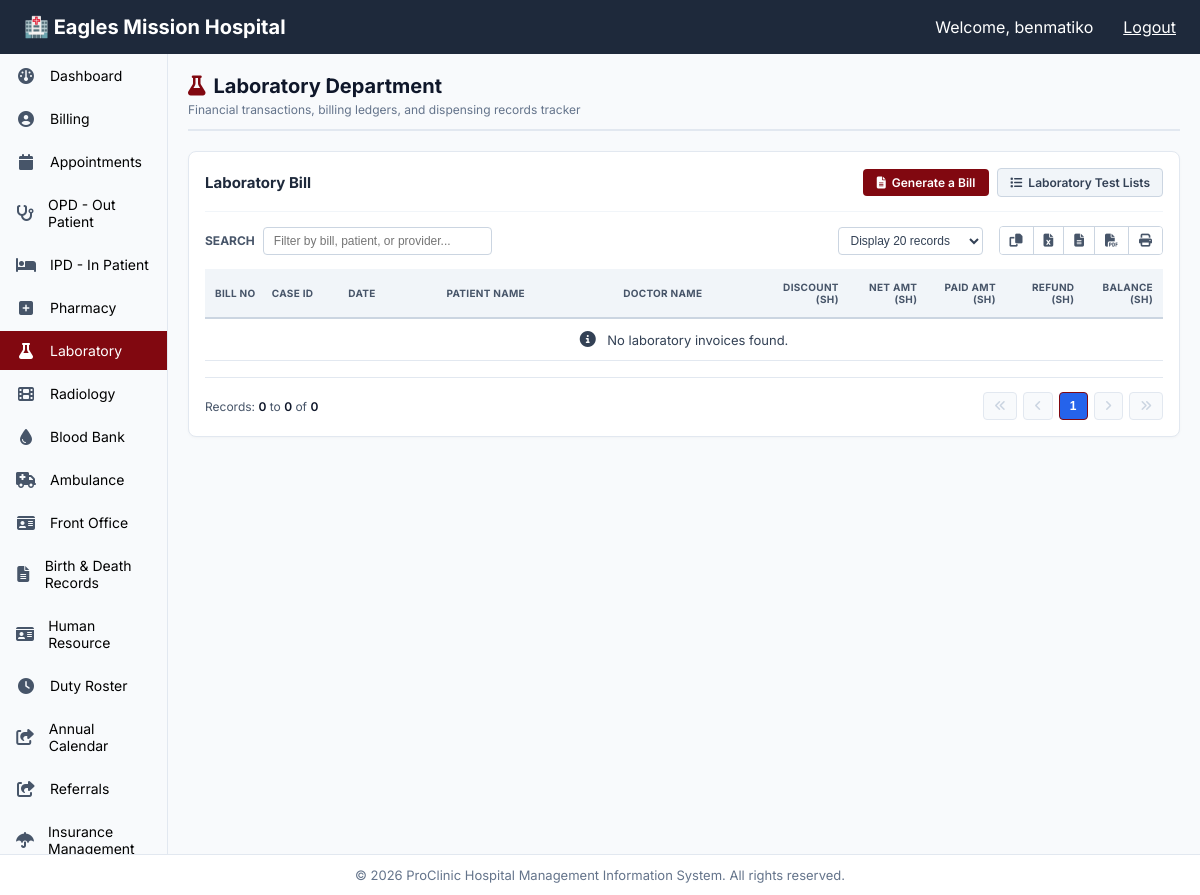
Page /laboratory/ (signed in) on the earlier database version.
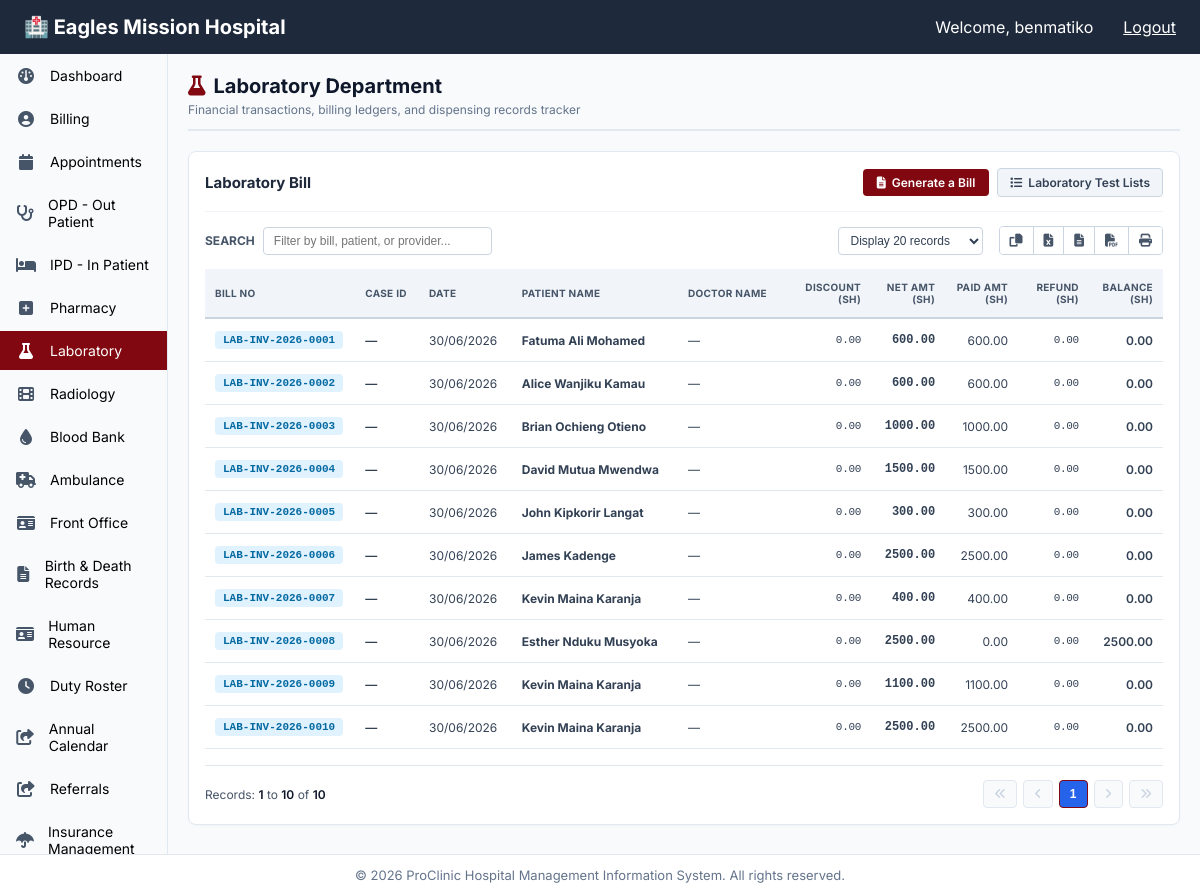
Same page on the later database version.
### laboratory/models.py (models this page shows, shortened)
class LaboratoryInvoice(models.Model):
    INVOICE_STATUS = [
        ('draft', 'Draft'),
        ('issued', 'Issued'),
        ('paid', 'Paid'),
        ('cancelled', 'Cancelled'),
    ]
    invoice_number = models.CharField(max_length=50, unique=True)
    patient = models.ForeignKey(Patient, on_delete=models.CASCADE, related_name='lab_invoices')
    visit = models.ForeignKey('opd.PatientVisit', on_delete=models.SET_NULL, null=True, blank=True)
    case_id = models.CharField(max_length=50, blank=True, null=True)        # ← NEW
    doctor_name = models.CharField(max_length=200, blank=True, null=True)   # ← NEW
    issue_date = models.DateTimeField(auto_now_add=True)
    due_date = models.DateTimeField(null=True, blank=True)
    subtotal = models.DecimalField(max_digits=15, decimal_places=2, default=0.00)
    discount_amount = models.DecimalField(max_digits=15, decimal_places=2, default=0.00)
    tax_amount = models.DecimalField(max_digits=15, decimal_places=2, default=0.00)
    total_amount = models.DecimalField(max_digits=15, decimal_places=2, default=0.00)
    amount_paid = models.DecimalField(max_digits=15, decimal_places=2, default=0.00)
    balance_due = models.DecimalField(max_digits=15, decimal_places=2, default=0.00)
    status = models.CharField(max_length=20, choices=INVOICE_STATUS, default='draft')
    notes = models.TextField(blank=True, null=True)
    created_by = models.ForeignKey(User, on_delete=models.SET_NULL, null=True, related_name='lab_invoices_created')
    created_at = models.DateTimeField(auto_now_add=True)
    updated_at = models.DateTimeField(auto_now=True)
    class Meta:
        ordering = ['-issue_date']

### patients/models.py (models this page shows, shortened)
class Patient(models.Model):
    GENDER_CHOICES = [
        ('', 'Select Gender'),
        ('Male', 'Male'),
        ('Female', 'Female'),
        ('Other', 'Other'),
    ]
    BLOOD_GROUP_CHOICES = [
        ('', 'Select Blood Group'),
        ('A+', 'A+'),
        ('A-', 'A-'),
        ('B+', 'B+'),
        ('B-', 'B-'),
        ('O+', 'O+'),
        ('O-', 'O-'),
        ('AB+', 'AB+'),
        ('AB-', 'AB-'),
    ]
    MARITAL_STATUS_CHOICES = [
        ('', 'Select Marital Status'),
        ('Single', 'Single'),
        ('Married', 'Married'),
        ('Divorced', 'Divorced'),
        ('Widowed', 'Widowed'),
    ]
    patient_number = models.CharField(max_length=50, unique=True, db_index=True)
    first_name = models.CharField(max_length=50)
    last_name = models.CharField(max_length=50)
    date_of_birth = models.DateField()
    gender = models.CharField(
        max_length=10,
        choices=GENDER_CHOICES,
        blank=True,
        null=True,
        verbose_name="Gender"
    )
    blood_group = models.CharField(
        max_length=3,
        choices=BLOOD_GROUP_CHOICES,
        blank=True,
        null=True,
        verbose_name="Blood Group"
    )
    marital_status = models.CharField(
        max_length=20,
        choices=MARITAL_STATUS_CHOICES,
        blank=True,
        null=True,
        verbose_name="Marital Status"
    )
    phone_number = models.CharField(max_length=15, db_index=True)
    email = models.EmailField(blank=True, null=True)
    national_id_or_passport = models.CharField(max_length=30, blank=True, null=True)
    address = models.TextField(blank=True, null=True)
    allergies = models.TextField(blank=True, null=True, help_text="Any known allergies (medication, food, environmental)")
    remarks = models.TextField(blank=True, null=True, help_text="General observations or notes about the patient")
    insurance_provider = models.ForeignKey(
        InsuranceProvider,
        on_delete=models.SET_NULL,
        null=True,
        blank=True,
        related_name='patients'
    )
    insurance_id = models.CharField(max_length=50, blank=True, null=True,
                                   help_text="Insurance policy/membership number")
    insurance_validity = models.DateField(blank=True, null=True,
                                         help_text="Insurance policy expiry date")
    next_of_kin_name = models.CharField(max_length=100, blank=True, null=True)
    next_of_kin_phone = models.CharField(max_length=15, blank=True, null=True)
    next_of_kin_relationship = models.CharField(max_length=50, blank=True, null=True)
    patient_photo = models.ImageField(upload_to='patient_photos/', blank=True, null=True)
    created_at = models.DateTimeField(default=timezone.now)
    updated_at = models.DateTimeField(auto_now=True)
    @property
    def full_name(self):
        return f"{self.first_name} {self.last_name}"

### laboratory/views.py (the view, shortened to what this page needs)
# urls.py: path('', views.laboratory_home, name='laboratory_home'),
@login_required
def laboratory_home(request):
    search_query = request.GET.get('search', '')
    invoices_qs = LaboratoryInvoice.objects.select_related(
        'patient', 'created_by'
    ).order_by('-issue_date')
    per_page = int(request.GET.get('per_page', 20))
    paginator = Paginator(invoices_qs, per_page)
    invoices = paginator.get_page(request.GET.get('page', 1))
    context = {
        'invoices': invoices,
        'total_records': paginator.count,
        'search_query': search_query,
    }
    return render(request, 'laboratory/laboratory.html', context)

### laboratory/templates/laboratory/laboratory.html (shortened to what the changed rows need)
{% extends "base.html" %}
{% block content %}
<div class="pharmacy-container-layout template-fullwidth-override">
  <div class="pharmacy-panel-header">
    <div class="panel-title-group">
      <h1><i class="fa fa-flask"></i> Laboratory Department</h1>
    </div>
  </div>
  <div class="pharmacy-billing-section">
    <div class="ledger-action-row">
      <h2>Laboratory Bill</h2>
    </div>
    <div class="table-fixed-container containment-fullwidth">
      <table class="hms-table hms-billing-log-table table-element-fullwidth" id="labBillingTable">
        <thead>
          <tr>
            <th>Bill No</th>
            <th>Case ID</th>
            <th>Date</th>
            <th>Patient Name</th>
            <th>Doctor Name</th>
            <th class="text-right">Discount (sh)</th>
            <th class="text-right">Net Amt (sh)</th>
            <th class="text-right">Paid Amt (sh)</th>
            <th class="text-right">Refund (sh)</th>
            <th class="text-right">Balance (sh)</th>
          </tr>
        </thead>
        <tbody>
          {% for invoice in invoices %}
          <tr onclick="window.location.href='{% url 'laboratory:invoice_detail' invoice.id %}'">
            <td><span class="badge-bill">{{ invoice.invoice_number }}</span></td>
            <td class="case-id-cell">{{ invoice.case_id|default:"—" }}</td>
            <td>{{ invoice.issue_date|date:"d/m/Y" }}</td>
            <td title="{{ invoice.patient.full_name }}">
              <strong class="patient-name-text">{{ invoice.patient.full_name|default:"Unknown" }}</strong>
            </td>
            <td>{{ invoice.doctor_name|default:"—" }}</td>
            <td class="text-right financial-digits">{{ invoice.discount_amount|floatformat:2 }}</td>
            <td class="text-right financial-digits-bold">{{ invoice.total_amount|floatformat:2 }}</td>
            <td class="text-right financial-digits-paid">{{ invoice.amount_paid|floatformat:2 }}</td>
            <td class="text-right financial-digits">0.00</td>
            <td class="text-right balance-cell {% if invoice.balance_due <= 0 %}balance-clear{% else %}balance-due{% endif %}">
              {{ invoice.balance_due|floatformat:2 }}
            </td>
          </tr>
          {% empty %}
          <tr>
            <td colspan="10" class="empty-table-placeholder">
              <i class="fa fa-info-circle"></i> No laboratory invoices found.
            </td>
          </tr>
          {% endfor %}
        </tbody>
      </table>
    </div>
    <div class="ledger-pagination-row">
      <div class="pagination-counter-info">
        Records: <strong>{{ invoices.start_index }}</strong> to <strong>{{ invoices.end_index }}</strong> of <strong>{{ invoices.paginator.count }}</strong>
      </div>
      <div class="pagination-nav-controls">
        <div class="page-numeric-links">
          {% for num in invoices.paginator.page_range %}
            {% if num == invoices.number %}
              <button type="button" class="btn-page-num active-page">{{ num }}</button>
            {% elif num > invoices.number|add:-3 and num < invoices.number|add:3 %}
              <a href="#" onclick="changePage({{ num }}); return false;" class="btn-page-num">{{ num }}</a>
            {% endif %}
          {% endfor %}
        </div>
      </div>
    </div>
  </div>
</div>
{% endblock %}

Differences in the rows shown:
added LaboratoryInvoice: invoice_number "LAB-INV-2026-0001", case_id "—", issue_date "30/06/2026", patient.full_name "Fatuma Ali Mohamed", doctor_name "—", discount_amount "0.00", total_amount "600.00", amount_paid "600.00", balance_due "0.00"
added LaboratoryInvoice: invoice_number "LAB-INV-2026-0002", case_id "—", issue_date "30/06/2026", patient.full_name "Alice Wanjiku Kamau", doctor_name "—", discount_amount "0.00", total_amount "600.00", amount_paid "600.00", balance_due "0.00"
added LaboratoryInvoice: invoice_number "LAB-INV-2026-0003", case_id "—", issue_date "30/06/2026", patient.full_name "Brian Ochieng Otieno", doctor_name "—", discount_amount "0.00", total_amount "1000.00", amount_paid "1000.00", balance_due "0.00"
added LaboratoryInvoice: invoice_number "LAB-INV-2026-0004", case_id "—", issue_date "30/06/2026", patient.full_name "David Mutua Mwendwa", doctor_name "—", discount_amount "0.00", total_amount "1500.00", amount_paid "1500.00", balance_due "0.00"
added LaboratoryInvoice: invoice_number "LAB-INV-2026-0005", case_id "—", issue_date "30/06/2026", patient.full_name "John Kipkorir Langat", doctor_name "—", discount_amount "0.00", total_amount "300.00", amount_paid "300.00", balance_due "0.00"
added LaboratoryInvoice: invoice_number "LAB-INV-2026-0006", case_id "—", issue_date "30/06/2026", patient.full_name "James Kadenge", doctor_name "—", discount_amount "0.00", total_amount "2500.00", amount_paid "2500.00", balance_due "0.00"
added LaboratoryInvoice: invoice_number "LAB-INV-2026-0007", case_id "—", issue_date "30/06/2026", patient.full_name "Kevin Maina Karanja", doctor_name "—", discount_amount "0.00", total_amount "400.00", amount_paid "400.00", balance_due "0.00"
added LaboratoryInvoice: invoice_number "LAB-INV-2026-0008", case_id "—", issue_date "30/06/2026", patient.full_name "Esther Nduku Musyoka", doctor_name "—", discount_amount "0.00", total_amount "2500.00", amount_paid "0.00", balance_due "2500.00"
added LaboratoryInvoice: invoice_number "LAB-INV-2026-0009", case_id "—", issue_date "30/06/2026", patient.full_name "Kevin Maina Karanja", doctor_name "—", discount_amount "0.00", total_amount "1100.00", amount_paid "1100.00", balance_due "0.00"
added LaboratoryInvoice: invoice_number "LAB-INV-2026-0010", case_id "—", issue_date "30/06/2026", patient.full_name "Kevin Maina Karanja", doctor_name "—", discount_amount "0.00", total_amount "2500.00", amount_paid "2500.00", balance_due "0.00"
Other differences:
{{ invoices.start_index }}: "0" → "1"
{{ invoices.end_index }}: "0" → "10"
{{ invoices.paginator.count }}: "0" → "10"
text no longer shown: "No laboratory invoices found."
